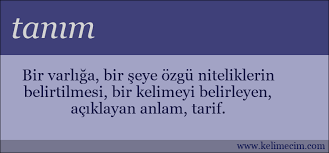
#> input picture textDetection/download.png, 329 x 153 px, given in place of the camera
$ python Filtreleme.py
#> lines starting #> are read from the running program, lines starting #| are printed output that depends on the picture; after the words box and inside, x2 and y2 are one past the last pixel; in counts of white or black regions, pixels touching at a corner belong together

from cv2 import cv2
import numpy as np

kamera = cv2.VideoCapture(0)

while (True):
    ret, bilgisayarKamerasi = kamera.read()
#> bilgisayarKamerasi is the input picture: shape (153, 329, 3); mean B, G, R 160, 118.9, 118

    hsv = cv2.cvtColor(bilgisayarKamerasi, cv2.COLOR_BGR2HSV)
#> hsv: shape (153, 329, 3); mean H, S, V 118.8, 75.9, 160

    baslangic_altMavi = np.array([100, 60, 60])
    bitis_ustMavi = np.array([140, 255, 255])

    maskeleme = cv2.inRange(hsv, baslangic_altMavi, bitis_ustMavi)
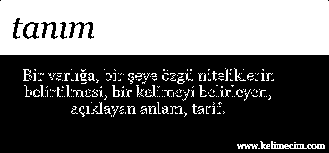
#> maskeleme: shape (153, 329); 39.2% white; 211 white regions (173 under 20 px), largest, box (x1, y1, x2, y2) and area: (0, 0, 329, 55) 17451, (271, 141, 325, 149) 196, (26, 24, 35, 37) 79
    filtreli_goruntu = cv2.bitwise_and(
        bilgisayarKamerasi, bilgisayarKamerasi, mask=maskeleme)
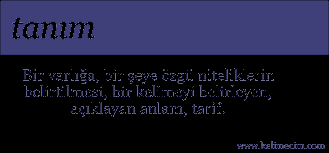
#> filtreli_goruntu: shape (153, 329, 3); mean B, G, R 46.7, 25.3, 24.9

    cv2.imshow('Orjinal Goruntu (Bilgisayar Kamerasi)', bilgisayarKamerasi)
    cv2.imshow('Maskeli Goruntu (Bilgisayar Kamerasi)', maskeleme)
    cv2.imshow('Filtrenlemis Goruntu (Bilgisayar Kamerasi)', filtreli_goruntu)

    if cv2.waitKey(2) & 0xFF == ord('x'):
#> (key x is pressed here)
        break

kamera.release()
cv2.destroyAllWindows()
